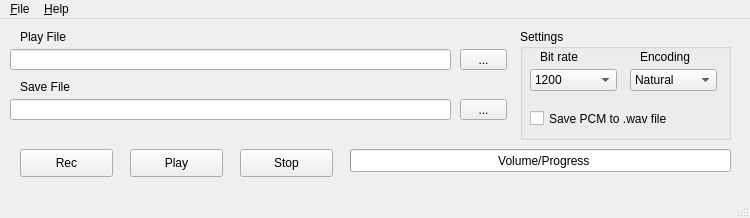
<?xml version="1.0" encoding="UTF-8"?>
<ui version="4.0">
 <class>MainWindow</class>
 <widget class="QMainWindow" name="MainWindow">
  <property name="geometry">
   <rect>
    <x>0</x>
    <y>0</y>
    <width>750</width>
    <height>218</height>
   </rect>
  </property>
  <property name="minimumSize">
   <size>
    <width>750</width>
    <height>218</height>
   </size>
  </property>
  <property name="maximumSize">
   <size>
    <width>750</width>
    <height>218</height>
   </size>
  </property>
  <property name="windowTitle">
   <string>JC2Rec v1</string>
  </property>
  <property name="windowIcon">
   <iconset resource="icon.qrc">
    <normaloff>:/icons/icon.png</normaloff>:/icons/icon.png</iconset>
  </property>
  <widget class="QWidget" name="centralWidget">
   <widget class="QPushButton" name="recButton">
    <property name="geometry">
     <rect>
      <x>20</x>
      <y>130</y>
      <width>93</width>
      <height>28</height>
     </rect>
    </property>
    <property name="text">
     <string>Rec</string>
    </property>
    <property name="autoDefault">
     <bool>false</bool>
    </property>
    <property name="default">
     <bool>false</bool>
    </property>
    <property name="flat">
     <bool>false</bool>
    </property>
   </widget>
   <widget class="QPushButton" name="stopButton">
    <property name="geometry">
     <rect>
      <x>240</x>
      <y>130</y>
      <width>93</width>
      <height>28</height>
     </rect>
    </property>
    <property name="text">
     <string>Stop</string>
    </property>
   </widget>
   <widget class="QGroupBox" name="groupBox">
    <property name="geometry">
     <rect>
      <x>520</x>
      <y>10</y>
      <width>211</width>
      <height>111</height>
     </rect>
    </property>
    <property name="title">
     <string>Settings</string>
    </property>
    <widget class="QComboBox" name="bitratecomboBox">
     <property name="geometry">
      <rect>
       <x>10</x>
       <y>40</y>
       <width>87</width>
       <height>22</height>
      </rect>
     </property>
     <property name="currentIndex">
      <number>5</number>
     </property>
     <item>
      <property name="text">
       <string>3200</string>
      </property>
     </item>
     <item>
      <property name="text">
       <string>2400</string>
      </property>
     </item>
     <item>
      <property name="text">
       <string>1600</string>
      </property>
     </item>
     <item>
      <property name="text">
       <string>1400</string>
      </property>
     </item>
     <item>
      <property name="text">
       <string>1300</string>
      </property>
     </item>
     <item>
      <property name="text">
       <string>1200</string>
      </property>
     </item>
     <item>
      <property name="text">
       <string>700C</string>
      </property>
     </item>
     <item>
      <property name="text">
       <string>450</string>
      </property>
     </item>
     <item>
      <property name="text">
       <string>450PWB</string>
      </property>
     </item>
    </widget>
    <widget class="QLabel" name="label">
     <property name="geometry">
      <rect>
       <x>20</x>
       <y>20</y>
       <width>72</width>
       <height>15</height>
      </rect>
     </property>
     <property name="text">
      <string>Bit rate</string>
     </property>
    </widget>
    <widget class="QComboBox" name="encodingcomboBox">
     <property name="geometry">
      <rect>
       <x>110</x>
       <y>40</y>
       <width>87</width>
       <height>22</height>
      </rect>
     </property>
     <item>
      <property name="text">
       <string>Natural</string>
      </property>
     </item>
     <item>
      <property name="text">
       <string>Gray</string>
      </property>
     </item>
    </widget>
    <widget class="QLabel" name="label_2">
     <property name="geometry">
      <rect>
       <x>120</x>
       <y>20</y>
       <width>72</width>
       <height>15</height>
      </rect>
     </property>
     <property name="text">
      <string>Encoding</string>
     </property>
    </widget>
    <widget class="QCheckBox" name="saveorgpcmcheckBox">
     <property name="geometry">
      <rect>
       <x>10</x>
       <y>80</y>
       <width>191</width>
       <height>19</height>
      </rect>
     </property>
     <property name="minimumSize">
      <size>
       <width>191</width>
       <height>19</height>
      </size>
     </property>
     <property name="text">
      <string>Save PCM to .wav file</string>
     </property>
    </widget>
   </widget>
   <widget class="QPushButton" name="playButton">
    <property name="geometry">
     <rect>
      <x>130</x>
      <y>130</y>
      <width>93</width>
      <height>28</height>
     </rect>
    </property>
    <property name="text">
     <string>Play</string>
    </property>
   </widget>
   <widget class="QToolButton" name="savefiletoolButton">
    <property name="geometry">
     <rect>
      <x>460</x>
      <y>80</y>
      <width>47</width>
      <height>21</height>
     </rect>
    </property>
    <property name="text">
     <string>...</string>
    </property>
   </widget>
   <widget class="QToolButton" name="openfiletoolButton">
    <property name="geometry">
     <rect>
      <x>460</x>
      <y>30</y>
      <width>47</width>
      <height>21</height>
     </rect>
    </property>
    <property name="text">
     <string>...</string>
    </property>
   </widget>
   <widget class="QLineEdit" name="savefilelineEdit">
    <property name="geometry">
     <rect>
      <x>10</x>
      <y>80</y>
      <width>441</width>
      <height>21</height>
     </rect>
    </property>
    <property name="text">
     <string/>
    </property>
   </widget>
   <widget class="QLineEdit" name="playfilelineEdit">
    <property name="geometry">
     <rect>
      <x>10</x>
      <y>30</y>
      <width>441</width>
      <height>21</height>
     </rect>
    </property>
    <property name="text">
     <string/>
    </property>
   </widget>
   <widget class="QLabel" name="label_3">
    <property name="geometry">
     <rect>
      <x>20</x>
      <y>10</y>
      <width>72</width>
      <height>15</height>
     </rect>
    </property>
    <property name="text">
     <string>Play File</string>
    </property>
   </widget>
   <widget class="QLabel" name="label_4">
    <property name="geometry">
     <rect>
      <x>20</x>
      <y>60</y>
      <width>72</width>
      <height>15</height>
     </rect>
    </property>
    <property name="text">
     <string>Save File</string>
    </property>
   </widget>
   <widget class="QProgressBar" name="progressBar">
    <property name="geometry">
     <rect>
      <x>350</x>
      <y>130</y>
      <width>381</width>
      <height>23</height>
     </rect>
    </property>
    <property name="value">
     <number>0</number>
    </property>
    <property name="textVisible">
     <bool>true</bool>
    </property>
    <property name="invertedAppearance">
     <bool>false</bool>
    </property>
    <property name="format">
     <string>  Volume/Progress</string>
    </property>
   </widget>
  </widget>
  <widget class="QMenuBar" name="menuBar">
   <property name="geometry">
    <rect>
     <x>0</x>
     <y>0</y>
     <width>750</width>
     <height>26</height>
    </rect>
   </property>
   <widget class="QMenu" name="menu_File">
    <property name="title">
     <string>&amp;File</string>
    </property>
    <addaction name="actionE_xit"/>
   </widget>
   <widget class="QMenu" name="menu_Help">
    <property name="title">
     <string>&amp;Help</string>
    </property>
    <addaction name="action_About"/>
    <addaction name="actionAbout_Qt"/>
   </widget>
   <addaction name="menu_File"/>
   <addaction name="menu_Help"/>
  </widget>
  <widget class="QStatusBar" name="statusBar"/>
  <action name="actionE_xit">
   <property name="text">
    <string>E&amp;xit</string>
   </property>
  </action>
  <action name="action_About">
   <property name="text">
    <string>&amp;About JC2Rec</string>
   </property>
  </action>
  <action name="actionAbout_Qt">
   <property name="text">
    <string>About &amp;Qt</string>
   </property>
  </action>
 </widget>
 <layoutdefault spacing="6" margin="11"/>
 <resources>
  <include location="icon.qrc"/>
 </resources>
 <connections>
  <connection>
   <sender>actionE_xit</sender>
   <signal>triggered()</signal>
   <receiver>MainWindow</receiver>
   <slot>close()</slot>
   <hints>
    <hint type="sourcelabel">
     <x>-1</x>
     <y>-1</y>
    </hint>
    <hint type="destinationlabel">
     <x>374</x>
     <y>108</y>
    </hint>
   </hints>
  </connection>
 </connections>
</ui>
